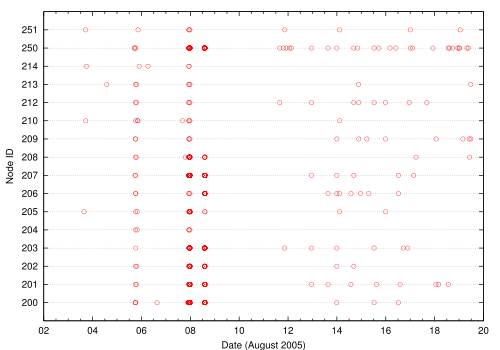

Generate this figure with gnuplot:
set xlabel "Date (August 2005)"
set ylabel "Node ID"
set grid noxtics ytics
set xdata time
set timefmt "%s"
set format x "%d"
set yrange[0:17]
set ytics ("200" 1, "201" 2, "202" 3, "203" 4, "204" 5, "205" 6, "206" 7, "207" 8, "208" 9, "209" 10, "210" 11, "212" 12, "213" 13, "214" 14, "250" 15, "251" 16)
set terminal postscript eps enhanced color solid "Helvetica-18"
set output "nodeReboots.eps"
plot "nodeReboots.dat" index 0 using 4:2 notitle with points pt 6
